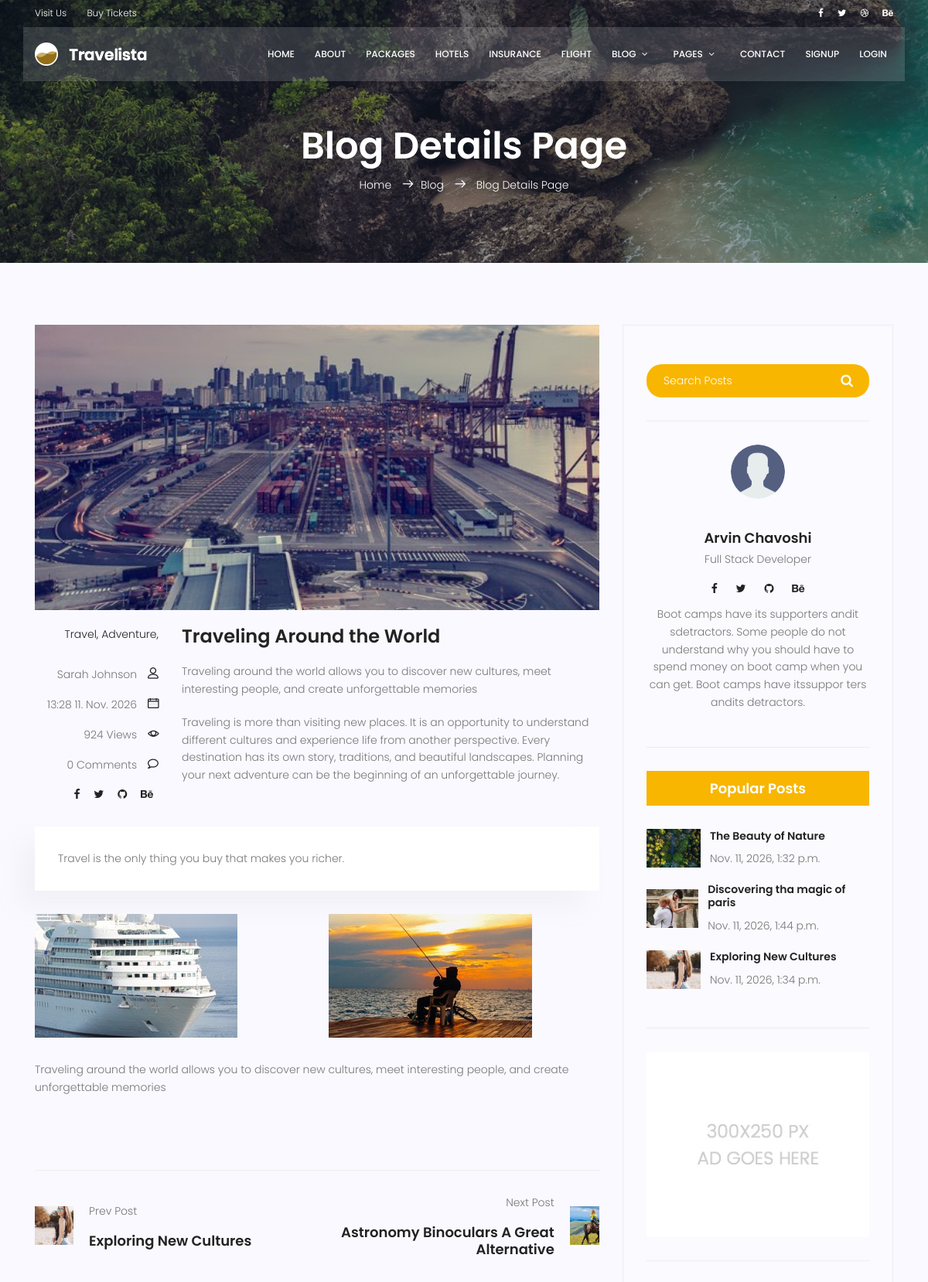
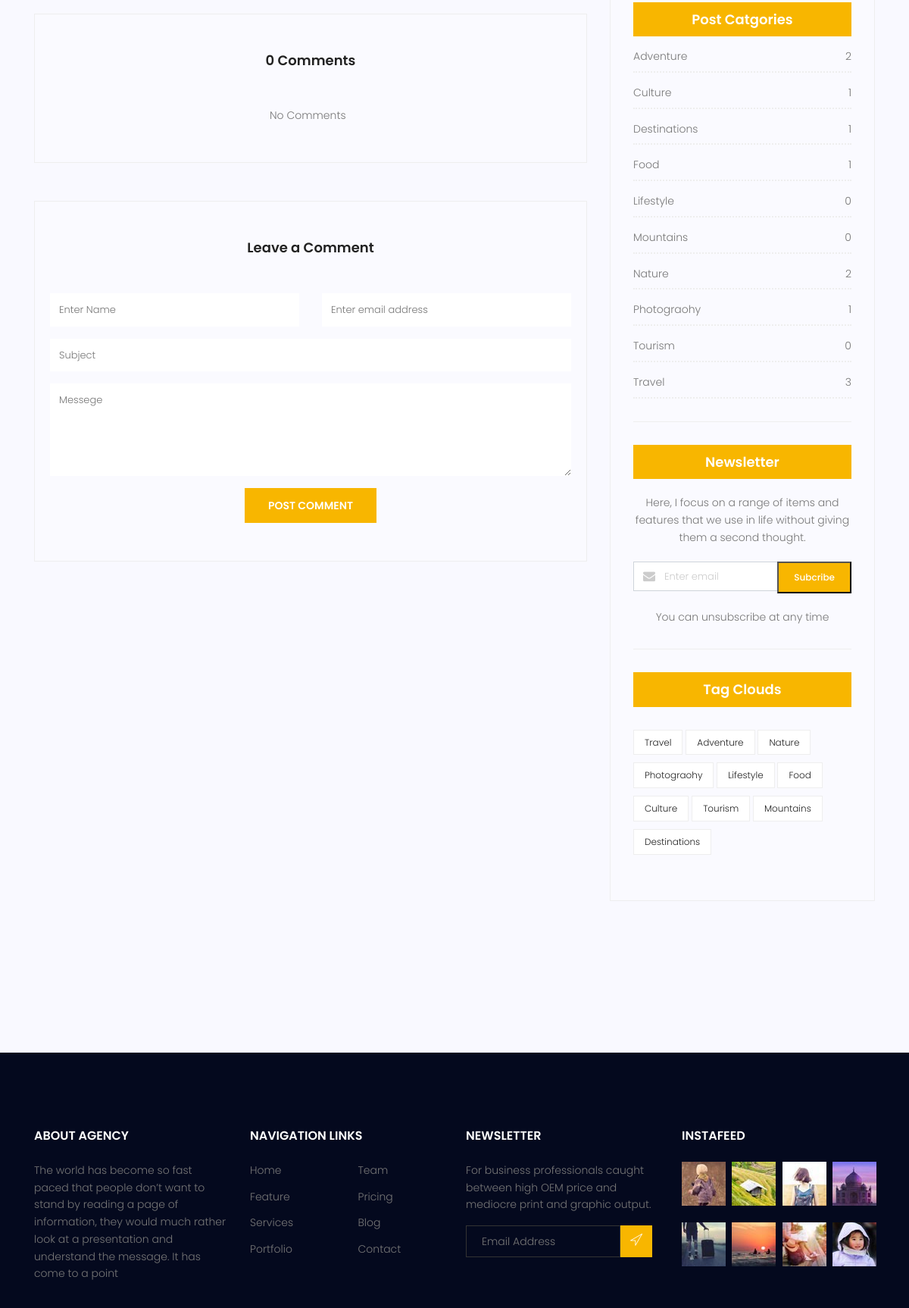
The page /blog-single/2/ (upper part) on the database its author committed (2 pictures, top to bottom).
### blog/models.py (models this page shows, shortened)
class Post(models.Model):
    title = models.CharField(max_length=200)
    author = models.CharField(max_length=100,)
    image = models.ImageField(upload_to='posts/images')
    excerpt = models.TextField()
    content = models.TextField()
    quote = models.TextField(blank=True)
    created_at = models.DateTimeField(auto_now_add=True)
    views = models.PositiveIntegerField(default=0)
    is_published = models.BooleanField(default=True)
    tags = models.ManyToManyField(
        Tag,
        blank=True,
        related_name="posts"
    )

class Tag(models.Model):
    name = models.CharField(max_length=100, unique=True)
    image = models.ImageField(upload_to="posts/tag", blank=True, null=True)
    description = models.CharField(max_length=200, blank=True)
    is_featured = models.BooleanField(default=False)

class PostImage(models.Model):
    post = models.ForeignKey(
        Post,
        on_delete=models.CASCADE,
        related_name="images",
    )
    image = models.ImageField(upload_to="posts/gallery")

### blog/views.py (the view)
# urls.py: path("blog-single/<int:pk>/", views.blog_details, name="blog-post"),
def blog_details(request, pk):
    post = get_object_or_404(Post, pk=pk)
    post.views += 1
    post.save(update_fields=["views"])
    if request.method == "POST":
        form = CommentForm(request.POST)
        if form.is_valid():
            Comment.objects.create(
                post = post,
                name = form.cleaned_data["name"],
                email = form.cleaned_data["email"],
                subject = form.cleaned_data["subject"],
                message = form.cleaned_data["message"],
            )
            messages.success(request, "Comment added successfully.")
            return redirect("blog:blog-post", pk=post.pk)
    else :
        form = CommentForm()
    comments = post.comments.all()
    post_images = post.images.all()
    posts = Post.objects.filter(is_published=True).order_by("-views")
    next_post = None
    prev_post = None
    for i,x in enumerate(posts):
        if x.title == post.title:
            if i + 1 < len(posts):
                next_post = posts[i + 1]
            if i - 1 > 0:
                prev_post = posts[i - 1]
    context = {
        "post" : post,
        "comments" : comments,
        "post_images" : post_images,
        "next_post" : next_post,
        "prev_post" : prev_post,
    }
    return render(request, "blog/blog-single.html", context)

### blog/templatetags/blog_tags.py (called while the page is built)
@register.inclusion_tag("website/partials/tags_sidebar.html")
def tags_count():
    tags = Tag.objects.annotate(post_count=Count("posts"))
    return {"tags" : tags}

@register.inclusion_tag("website/partials/popular_posts.html")
def popular_posts():
    posts = Post.objects.filter(is_published=True).order_by("-views","-id")[:3]
    return {"posts" : posts}

@register.inclusion_tag("website/partials/tag_clouds.html")
def tag_clouds():
    tags = Tag.objects.all()
    return {"tags" : tags}

### website/templates/blog/blog-single.html (shortened to what this page needs)
{% extends 'base.html' %}
{% load static %}
{% load blog_tags %}
{% block content %}
<section class="relative about-banner">
	<div class="overlay overlay-bg"></div>
	<div class="container">
		<div class="row d-flex align-items-center justify-content-center">
			<div class="about-content col-lg-12">
				<h1 class="text-white">
					Blog Details Page
				</h1>
				<p class="text-white link-nav"><a href="{% url 'website:index' %}">Home </a> <span
						class="lnr lnr-arrow-right"></span><a href="{% url 'blog:blog-home' %}">Blog </a> <span
						class="lnr lnr-arrow-right"></span> <a href="{% url 'blog:blog-single' %}"> Blog Details
						Page</a></p>
			</div>
		</div>
	</div>
</section>
<section class="post-content-area single-post-area">
	<div class="container">
		<div class="row">
			<div class="col-lg-8 posts-list">
				{% if post %}
				<div class="single-post row">
					<div class="col-lg-12">
						<div class="feature-img">
							<img class="img-fluid" src="{{ post.image.url }}" alt="">
						</div>
					</div>
					<div class="col-lg-3  col-md-3 meta-details">
						<ul class="tags">
							{% for i in post.tags.all %}
							<li><a href="{% url 'blog:blog-home' %}?tag={{ i.name|urlencode }}">{{ i.name }},</a></li>
							{% endfor %}
						</ul>
						<div class="user-details row">
							<p class="user-name col-lg-12 col-md-12 col-6"><a href="#">{{ post.author }}</a> <span
									class="lnr lnr-user"></span></p>
							<p class="date col-lg-12 col-md-12 col-6"><a href="#"><span>{{ post.created_at|date:"H:i" }}</span> {{ post.created_at|date:"d. M. Y" }}</a> <span
									class="lnr lnr-calendar-full"></span></p>
							<p class="view col-lg-12 col-md-12 col-6"><a href="#">{{ post.views }} Views</a> <span
									class="lnr lnr-eye"></span></p>
							<p class="comments col-lg-12 col-md-12 col-6"><a href="#">{{ post.comments.count }}
									Comments</a> <span class="lnr lnr-bubble"></span></p>
							<ul class="social-links col-lg-12 col-md-12 col-6">
								<li><a href="#"><i class="fa fa-facebook"></i></a></li>
								<li><a href="#"><i class="fa fa-twitter"></i></a></li>
								<li><a href="#"><i class="fa fa-github"></i></a></li>
								<li><a href="#"><i class="fa fa-behance"></i></a></li>
							</ul>
						</div>
					</div>
					<div class="col-lg-9 col-md-9">
						<h3 class="mt-20 mb-20">{{ post.title }}</h3>
						<p class="excert">
							{{ post.excerpt }}
						</p>
						<p>{{ post.content }}</p>
					</div>
					<div class="col-lg-12">
						<div class="quotes">
							{{ post.quote }}
						</div>
						<div class="row mt-30 mb-30">
							{% for i in post_images %}
							<div class="col-6">
								<img class="img-fluid" src="{{ i.image.url }}" alt="{{ post.title }}">
							</div>
							{% endfor %}
							<div class="col-lg-12 mt-30">
								<p>{{ post.excerpt }}</p>
							</div>
						</div>
					</div>
				</div>
				{% endif %}
				<div class="navigation-area">
					<div class="row">
						{% if prev_post %}
						<div
							class="col-lg-6 col-md-6 col-12 nav-left flex-row d-flex justify-content-start align-items-center">
							<div class="thumb">
								<a href="{% url 'blog:blog-post' prev_post.pk %}"><img
										style="width: 50px; height: 50px; object-fit: cover;" class="img-fluid"
										src="{{ prev_post.image.url }}" alt=""></a>
							</div>
							<div class="arrow">
								<a href="{% url 'blog:blog-post' prev_post.pk %}"></a>
							</div>
							<div class="detials">
								<p>Prev Post</p>
								<a href="{% url 'blog:blog-post' prev_post.pk %}">
									<h4>{{ prev_post.title }}</h4>
								</a>
							</div>
						</div>
						{% endif %}
						{% if next_post %}
						<div
							class="col-lg-6 col-md-6 col-12 nav-right flex-row d-flex justify-content-end align-items-center">
							<div class="detials">
								<p>Next Post</p>
								<a href="{% url 'blog:blog-post' next_post.pk %}">
									<h4>{{ next_post.title }}</h4>
								</a>
							</div>
							<div class="arrow">
								<a href="{% url 'blog:blog-post' next_post.pk %}"></a>
							</div>
							<div class="thumb">
								<a href="{% url 'blog:blog-post' next_post.pk %}"><img
										style="width: 50px; height: 50px; object-fit: cover;" class="img-fluid"
										src="{{ next_post.image.url }}" alt=""></a>
							</div>
						</div>
						{% endif %}
					</div>
				</div>
				<div class="comments-area">
					<h4>{{ comments.count }} Comments</h4>
					{% if comments %}
					{% for i in comments %}
					<div class="comment-list">
						<div class="single-comment justify-content-between d-flex">
							<div class="user justify-content-between d-flex">
								<div class="thumb">
									<img style="width: 60px; height: 60px; object-fit: cover;"
										src="{% static 'img/user.png' %}" alt="">
								</div>
								<div class="desc">
									<h5><a href="#">{{ i.name }}</a></h5>
									<p class="date">{{ i.created_at }}</p>
									<p class="comment">{{ i.message }}</p>
								</div>
							</div>
							<div class="reply-btn">
								<a href="" class="btn-reply text-uppercase">reply</a>
							</div>
						</div>
					</div>
					{% endfor %}
					{% else %}
					<p style="margin: 0 290px; top: 50%;">No Comments</p>
					{% endif %}
				</div>
				<div class="comment-form">
					<h4>Leave a Comment</h4>
					<form action="{% url 'blog:blog-post' post.id %}" method="POST">
						<div class="form-group form-inline">
							<div class="form-group col-lg-6 col-md-12 name">
								<input type="text" class="form-control" name="name" placeholder="Enter Name"
									onfocus="this.placeholder = ''" onblur="this.placeholder = 'Enter Name'">
							</div>
							<div class="form-group col-lg-6 col-md-12 email">
								<input type="email" class="form-control" name="email" placeholder="Enter email address"
									onfocus="this.placeholder = ''" onblur="this.placeholder = 'Enter email address'"
									required>
							</div>
						</div>
						<div class="form-group">
							<input type="text" class="form-control" name="subject" placeholder="Subject"
								onfocus="this.placeholder = ''" onblur="this.placeholder = 'Subject'" required>
						</div>
						<div class="form-group">
							<textarea class="form-control mb-10" rows="5" name="message" placeholder="Messege"
								onfocus="this.placeholder = ''" onblur="this.placeholder = 'Messege'"
								required=""></textarea>
						</div>
						<button class="primary-btn text-uppercase" type="submit">Post Comment</button>
					</form>
				</div>
			</div>
			<div class="col-lg-4 sidebar-widgets">
				<div class="widget-wrap">
					<div class="single-sidebar-widget search-widget">
						<form class="search-form" action="{% url 'blog:blog-home' %}">
							<input placeholder="Search Posts" name="search" type="text" onfocus="this.placeholder = ''"
								onblur="this.placeholder = 'Search Posts'">
							<button type="submit"><i class="fa fa-search"></i></button>
						</form>
					</div>
					<div class="single-sidebar-widget user-info-widget">
						<img style="width: 70px; height: 70px; object-fit: cover; border-radius: 50%;"
							src="{% static 'img/user.png' %}" alt="">
						<a href="#">
							<h4>Arvin Chavoshi</h4>
						</a>
						<p>
							Full Stack Developer
						</p>
						<ul class="social-links">
							<li><a href="#"><i class="fa fa-facebook"></i></a></li>
							<li><a href="#"><i class="fa fa-twitter"></i></a></li>
							<li><a href="#"><i class="fa fa-github"></i></a></li>
							<li><a href="#"><i class="fa fa-behance"></i></a></li>
						</ul>
						<p>
							Boot camps have its supporters andit sdetractors. Some people do not understand why you
							should have to spend money on boot camp when you can get. Boot camps have itssuppor ters
							andits detractors.
						</p>
					</div>
					{% popular_posts %}
					<div class="single-sidebar-widget ads-widget">
						<a href="#"><img class="img-fluid" src="{% static 'img/blog/ads-banner.jpg' %}" alt=""></a>
					</div>
					{% tags_count %}
					<div class="single-sidebar-widget newsletter-widget">
						<h4 class="newsletter-title">Newsletter</h4>
						<p>
							Here, I focus on a range of items and features that we use in life without
							giving them a second thought.
						</p>
						<form action="{% url 'blog:blog-home' %}" method="POST">
							<div class="form-group d-flex flex-row">
								<div class="col-autos">
									<div class="input-group">
										<div class="input-group-prepend">
											<div class="input-group-text"><i class="fa fa-envelope"
													aria-hidden="true"></i>
											</div>
										</div>
										<input type="email" class="form-control" name="email" placeholder="Enter email"
											onfocus="this.placeholder = ''" onblur="this.placeholder = 'Enter email'"
											required>
									</div>
								</div>
								<button type="submit" class="bbtns">Subcribe</button>
							</div>
						</form>
						<p class="text-bottom">
							You can unsubscribe at any time
						</p>
					</div>
					{% tag_clouds %}
				</div>
			</div>
		</div>
	</div>
</section>
{% endblock %}

### website/templates/website/partials/popular_posts.html
<div class="single-sidebar-widget popular-post-widget">
	<h4 class="popular-title">Popular Posts</h4>
	<div class="popular-post-list">
        {% for i in posts %}
		<div class="single-post-list d-flex flex-row align-items-center">
			<div class="thumb">
				<img style="width: 70px; height: 50px; object-fit: cover;" class="img-fluid" src="{{ i.image.url }}" alt="{{ i.title }}">
			</div>
			<div class="details">
				<a href="{% url 'blog:blog-post' i.id %}"><h6>{{ i.title }}</h6></a>
				<p>{{ i.created_at }}</p>
			</div>
		</div>
        {% endfor %}
	</div>
</div>

### website/templates/website/partials/tags_sidebar.html
{% load blog_tags %}
<div class="single-sidebar-widget post-category-widget">
	<h4 class="category-title">Post Catgories</h4>
	<ul class="cat-list">
	{% for i in tags %}
		<li>
			<div class="d-flex justify-content-between">
				<p>{{ i.name }}</p>
				<p>{{ i.post_count }}</p>
			</div>
		</li>
	{% endfor %}
	</ul>
</div>

### website/templates/website/partials/tag_clouds.html
<div class="single-sidebar-widget tag-cloud-widget">
	<h4 class="tagcloud-title">Tag Clouds</h4>
	<ul>
	{% for i in tags %}
		<li><a href="{% url 'blog:blog-home' %}?tag={{ i.name|urlencode }}">{{ i.name }}</a></li>
	{% endfor %}
	</ul>
</div>

### rows shown on the page
Post: image (picture), author "Sarah Johnson", created_at "13:28", created_at "11. Nov. 2026", views "924", comments.count "0", title "Traveling Around the World", excerpt "Traveling around the world allows you to discover new cultures, meet interesting people, and create unforgettable memories", content "Traveling is more than visiting new places. It is an opportunity to understand different cultures and experience life from another perspective. Every destination has its own story, traditions, and beautiful landscapes. Planning your next adventure can be the beginning of an unforgettable journey.", quote "Travel is the only thing you buy that makes you richer.", count "0"
Tag: name "Travel", post_count "3"
Tag: name "Adventure", post_count "2"
PostImage: image (picture)
PostImage: image (picture)
Post: image (picture), title "Exploring New Cultures", created_at "Nov. 11, 2026, 1:34 p.m."
Post: title "Astronomy Binoculars A Great Alternative", image (picture)
Post: image (picture), title "The Beauty of Nature", created_at "Nov. 11, 2026, 1:32 p.m."
Post: image (picture), title "Discovering tha magic of paris", created_at "Nov. 11, 2026, 1:44 p.m."
Tag: name "Culture", post_count "1"
Tag: name "Destinations", post_count "1"
Tag: name "Food", post_count "1"
Tag: name "Lifestyle", post_count "0"
Tag: name "Mountains", post_count "0"
Tag: name "Nature", post_count "2"
Tag: name "Photograohy", post_count "1"
Tag: name "Tourism", post_count "0"
